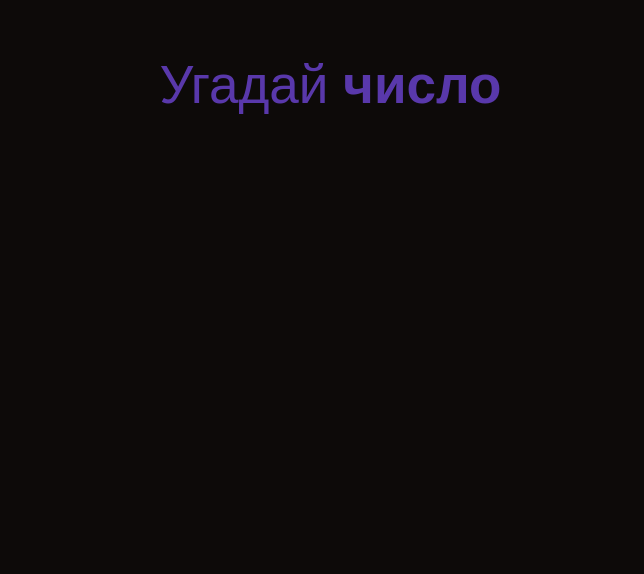
<?xml version="1.0" encoding="UTF-8"?>
<ui version="4.0">
 <class>Dialog</class>
 <widget class="QDialog" name="Dialog">
  <property name="geometry">
   <rect>
    <x>0</x>
    <y>0</y>
    <width>644</width>
    <height>574</height>
   </rect>
  </property>
  <property name="windowTitle">
   <string>Dialog</string>
  </property>
  <layout class="QVBoxLayout" name="verticalLayout">
   <property name="spacing">
    <number>0</number>
   </property>
   <property name="leftMargin">
    <number>0</number>
   </property>
   <property name="topMargin">
    <number>0</number>
   </property>
   <property name="rightMargin">
    <number>0</number>
   </property>
   <property name="bottomMargin">
    <number>0</number>
   </property>
   <item>
    <widget class="QWidget" name="widget" native="true">
     <property name="styleSheet">
      <string notr="true">QWidget{
	background-color: rgb(13, 10, 9);
	color: rgb(89, 56, 171);
}</string>
     </property>
     <widget class="QLabel" name="label">
      <property name="geometry">
       <rect>
        <x>-30</x>
        <y>50</y>
        <width>721</width>
        <height>71</height>
       </rect>
      </property>
      <property name="font">
       <font>
        <family>Segoe UI</family>
        <pointsize>40</pointsize>
       </font>
      </property>
      <property name="layoutDirection">
       <enum>Qt::LeftToRight</enum>
      </property>
      <property name="frameShadow">
       <enum>QFrame::Plain</enum>
      </property>
      <property name="text">
       <string>Угадай &lt;strong&gt;число&lt;/strong&gt;</string>
      </property>
      <property name="alignment">
       <set>Qt::AlignCenter</set>
      </property>
     </widget>
    </widget>
   </item>
  </layout>
 </widget>
 <resources/>
 <connections/>
</ui>
